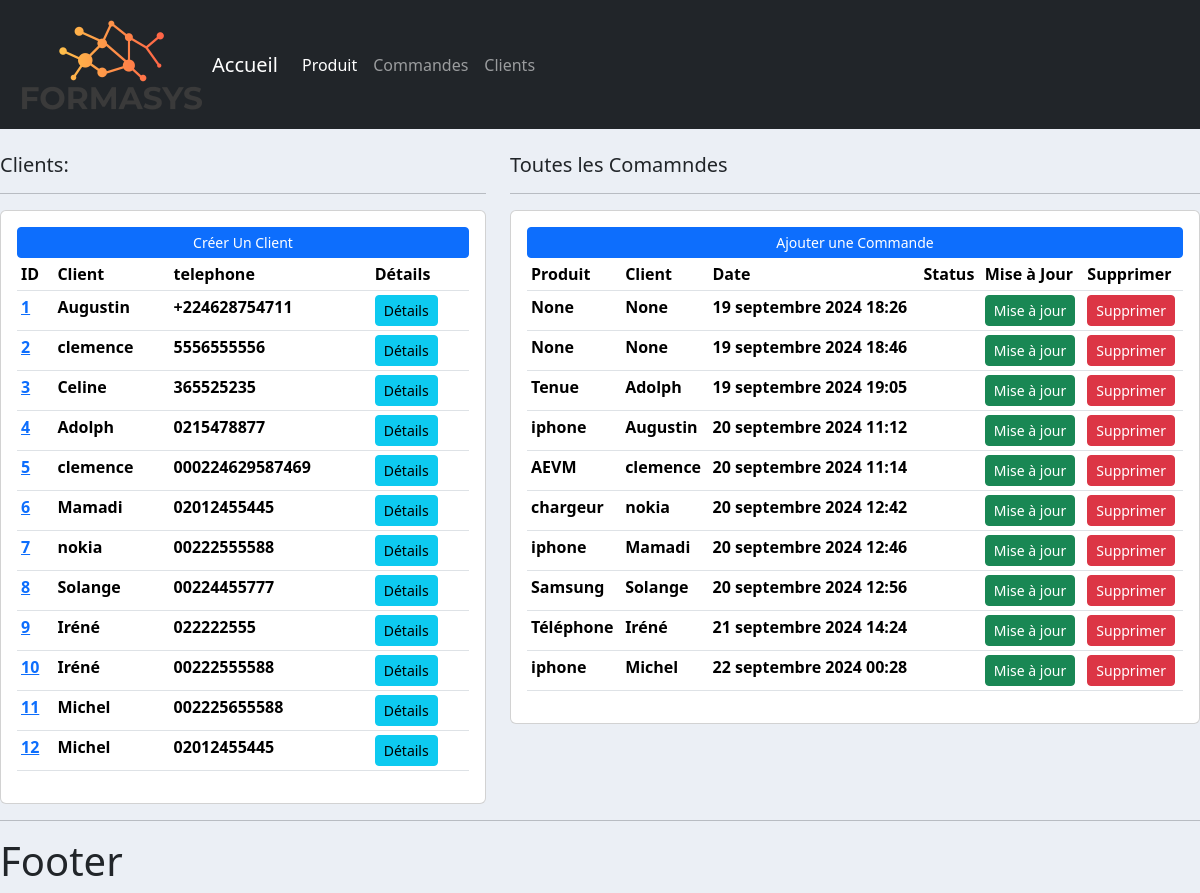
The page / on the database its author committed.
### client/models.py (models this page shows)
class Client(models.Model):
    nom =models.CharField(max_length=200,null=True)
    telephone =models.CharField(max_length=200,null=True)
    date_creation =models.DateTimeField(auto_now_add=True,null=True)
    def __str__(self) -> str:
        return self.nom

### commande/models.py (models this page shows, shortened)
class Commande(models.Model):
    STATUT=(('en_instance','en_instance'),
            ('non livré','non livré'),
            ('livré','livré'))
    client =models.ForeignKey(Client,null=True,on_delete=models.SET_NULL)
    produit=models.ForeignKey(Produit,null=True,on_delete=models.SET_NULL)
    statut=models.CharField(max_length=200, null=True,choices=STATUT)
    date_creation=models.DateTimeField(auto_now_add=True,null=True)

### produit/models.py (models this page shows)
class Produit(models.Model):
    nom=models.CharField(max_length=200,null=True)
    prix=models.FloatField(null=True)
    date_creation =models.DateTimeField(auto_now_add=True,null=True)
    tag=models.ManyToManyField(Tag)
    def __str__(self) -> str:
        return self.nom

### produit/views.py (the view)
# urls.py: path('',views.home),
def home(request):
    commandes=Commande.objects.all()
    clients=Client.objects.all()
    context={'commandes':commandes, 'clients':clients }
    return render(request,'produit/accueil.html', context)

### templates/produit/accueil.html
{% extends "main.html" %}
{% block contenu %}
<br>
<div class="row">
	<div class="col-md-5">
		<h5>Clients:</h5>
		<hr>
		<div class="card card-body">
			<a class="btn btn-primary  btn-sm btn-block" href="">Créer Un Client</a>
			<table class="table table-sm">
				<tr>
					<th>ID</th>
					<th>Client</th>
					<th>telephone</th>
					<th>Détails</th>
				</tr>
				{% for client in clients%}
				<tr>
				<th><a href="{%url 'client' client.id%}"> {{client.id}} </a></th>
				<th> {{client.nom}} </th>
				<th> {{client.telephone}} </th>
				<th><a class='btn btn-sm btn-info' href="{% url 'client' client.id %}"> {{'Détails'}} </a></th>
				</tr>
				{% endfor %}
			</table>
		</div>
	</div>
	<div class="col-md-7">
		<h5>Toutes les Comamndes</h5>
		<hr>
		<div class="card card-body">
			<a class="btn btn-primary  btn-sm btn-block" href="{% url 'ajout_commande'%}">Ajouter une Commande</a>
			<table class="table table-sm">
				<tr>
					<th>Produit</th>
					<th>Client</th>
					<th>Date</th>
					<th>Status</th>
					<th>Mise à Jour</th>
					<th>Supprimer</th>
				</tr>
				{% for commande in commandes %}
				<tr>
					<th>{{commande.produit}}</th>
					<th>{{commande.client}}</th>
					<th>{{commande.date_creation}}</th>
					<th>{{commande.status}}</th>
					<th><a class='btn btn-sm btn-success' href="#">Mise à jour</a></th>
					<th><a class='btn btn-sm btn-danger' href="#">Supprimer</a></th>
				</tr>
				{% endfor %}
			</table>
		</div>
	</div>
</div>
{% endblock %}

### templates/main.html (shortened to what this page needs)
{% load static %}
<!DOCTYPE html>
<html lang="fr">
<head>
    <link href="https://cdn.jsdelivr.net/npm/bootstrap@5.3.3/dist/css/bootstrap.min.css" rel="stylesheet">
    <link rel="stylesheet" type="text/css" href={% static 'css/main.css' %}>
</head>
<body>
    {% include "base/navbar.html" %}
{% block contenu %}
{% endblock %}
    <hr>
    <h1>Footer</h1>
</body>
</html>

### templates/base/navbar.html (shortened to what this page needs)
{% load static %}
<nav class="navbar navbar-expand-lg navbar-dark bg-dark">
    <div class="container-fluid">
      <img src="{% static 'images/logo.png'%}">
      <a class="navbar-brand" href="#">Accueil</a>
      <div class="collapse navbar-collapse" id="navbarNavAltMarkup">
        <div class="navbar-nav">
          <a class="nav-link active" aria-current="page" href="#">Produit</a>
          <a class="nav-link" href="#">Commandes</a>
          <a class="nav-link" href="#">Clients</a>
        </div>
      </div>
    </div>
  </nav>

### static/css/main.css (style rules this page uses)
body { background-color: #ebeff5; }

### rows shown on the page
Client: id "1", nom "Augustin", telephone "+224628754711", value "Détails"
Client: id "2", nom "clemence", telephone "5556555556", value "Détails"
Client: id "3", nom "Celine", telephone "365525235", value "Détails"
Client: id "4", nom "Adolph", telephone "0215478877", value "Détails"
Client: id "5", nom "clemence", telephone "000224629587469", value "Détails"
Client: id "6", nom "Mamadi", telephone "02012455445", value "Détails"
Client: id "7", nom "nokia", telephone "00222555588", value "Détails"
Client: id "8", nom "Solange", telephone "00224455777", value "Détails"
Client: id "9", nom "Iréné", telephone "022222555", value "Détails"
Client: id "10", nom "Iréné", telephone "00222555588", value "Détails"
Client: id "11", nom "Michel", telephone "002225655588", value "Détails"
Client: id "12", nom "Michel", telephone "02012455445", value "Détails"
Commande: produit "None", client "None", date_creation "19 septembre 2024 18:26"
Commande: produit "None", client "None", date_creation "19 septembre 2024 18:46"
Commande: produit "Tenue", client "Adolph", date_creation "19 septembre 2024 19:05"
Commande: produit "iphone", client "Augustin", date_creation "20 septembre 2024 11:12"
Commande: produit "AEVM", client "clemence", date_creation "20 septembre 2024 11:14"
Commande: produit "chargeur", client "nokia", date_creation "20 septembre 2024 12:42"
Commande: produit "iphone", client "Mamadi", date_creation "20 septembre 2024 12:46"
Commande: produit "Samsung", client "Solange", date_creation "20 septembre 2024 12:56"
Commande: produit "Téléphone", client "Iréné", date_creation "21 septembre 2024 14:24"
Commande: produit "iphone", client "Michel", date_creation "22 septembre 2024 00:28"
